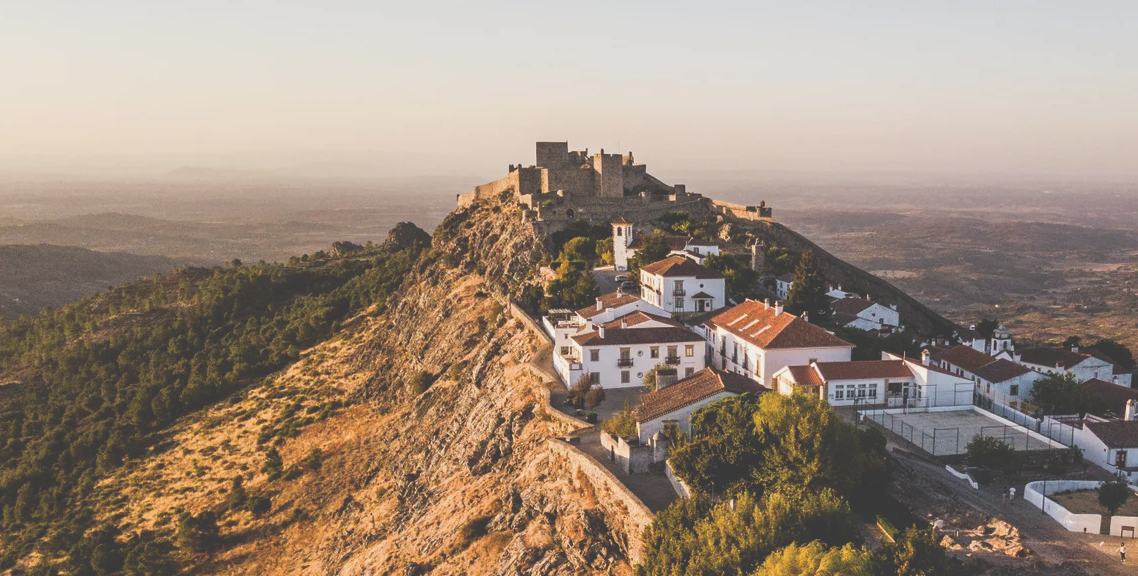
#> input picture Parte06/images/marvao/1.png, 1138 x 576 px, found by its file name
$ python main.py
#> lines starting #> are read from the running program, lines starting #| are printed output that depends on the picture; after the words box and inside, x2 and y2 are one past the last pixel; in counts of white or black regions, pixels touching at a corner belong together
#!/usr/bin/env python3
# Shebang line" specifies the interpreter.

# imports --------------------
import argparse
from random import randint
import cv2
import json
import numpy as np
import signal
import sys
from colorama import Fore, Style

def signal_handler(sig, frame):
    print('You pressed Ctrl+C!')
    sys.exit(0)


def signal_handler_term(sig, frame):
    print('You pressed Ctrl+C!')
    sys.exit(0)


def showMask(window_name, image):
    image_to_show = image.astype(np.uint8)*255
    cv2.imshow(window_name, image_to_show)

def showScaledImage(window_name, image, scale):

    # scale image then show
    resized_image = cv2.resize(image, None, fx=scale, fy=scale, interpolation=cv2.INTER_LINEAR)

    cv2.namedWindow(window_name, cv2.WINDOW_NORMAL) # test other options to see if the image window resizes . Does not work on mac!
    cv2.imshow(window_name, resized_image)

# Main function
def main(): # this is our main function
    signal.signal(signal.SIGINT, signal_handler)
    signal.signal(signal.SIGTERM, signal_handler_term)
    print("SAVI exercise")

    # -------------------------------------------------------------------------
    # Initialization
    # -------------------------------------------------------------------------

    # initialize argparser
    ap = argparse.ArgumentParser()
    ap.add_argument("-is", "--image_scale", type=float, required=False,
                    default=1.0, help="Scale of images to display", )
    ap.add_argument("-dlr", "--david_lowes_ratio", type=float, required=False,
                    default=0.5, help="David Lowe's ratio for the ratio test", )
    ap.add_argument("-nk", "--number_of_keypoints", type=int, required=False,
                    default=500, help="Number of keypoints", )
    ap.add_argument("-ip", "--image_pair", type=str, required=False,
                    default="santorini", help="Parent folder that will contain the two images 1 and 2.png", )


    args = ap.parse_args()
    args = vars(args) # transform the args into a dictionary
    print('Input args: ' + str(args))

    # Load the images
    train_image = cv2.imread('../images/' + args['image_pair'] + '/1.png')
#> train_image is the input picture: shape (576, 1138, 3); mean B, G, R 124.3, 138.9, 156
    query_image = cv2.imread('../images/' + args['image_pair'] + '/2.png')
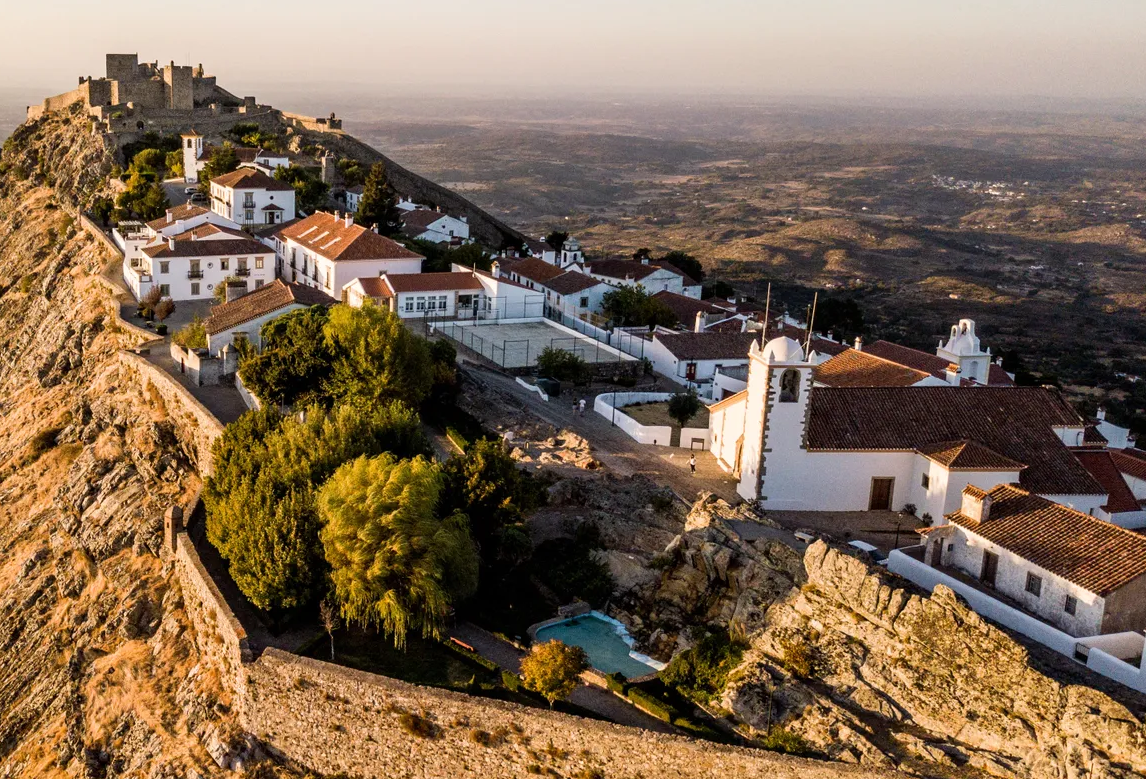
#> input picture Parte06/images/marvao/2.png, 1146 x 779 px, found by its file name
#> query_image is the input picture: shape (779, 1146, 3); mean B, G, R 83, 104.3, 126.1

    # create the gui images for displaying
    train_image_gui = train_image.copy()
    query_image_gui = query_image.copy()


    # Compute features using sift
    sift_detector = cv2.SIFT_create(nfeatures=args['number_of_keypoints'])
    t_key_points, t_descriptors = sift_detector.detectAndCompute(train_image, None)
#> t_key_points = 500 keypoints; strongest (x, y, size): (747, 299, 1.8), (776, 303, 1.8), (672, 198, 4.4), (602, 150, 2.1)
    q_key_points, q_descriptors = sift_detector.detectAndCompute(query_image, None)
#> q_key_points = 500 keypoints; strongest (x, y, size): (271, 198, 2.3), (857, 339, 2.6), (317, 211, 2), (655, 441, 1.9)

    # print('t_key_points'  + str(t_key_points))

    # Match of keypoints
    index_params = dict(algorithm=1, trees = 15)
    search_params = dict(checks= 50)
    flann_matcher = cv2.FlannBasedMatcher(index_params, search_params)

    # Do the actual matching
    # k is the number of matches to return (to be changed later)
    # Now we want to get not only the best matche, but also the second best match
    two_best_matches = flann_matcher.knnMatch(q_descriptors, t_descriptors, k=2)
#> two_best_matches = 500 matches

    matches = []
    for best_match_idx, two_best_match_tuple in enumerate(two_best_matches):

        best_match = two_best_match_tuple[0] # best match is the first in the tuple
        second_best_match = two_best_match_tuple[1] # best match is the second in the tuple


        # Using David Lowe's ratio test we discard matches in which the best and second best are very close
        if best_match.distance < args['david_lowes_ratio'] * second_best_match.distance:
            matches.append(best_match) # Add the match to the list
        else:
            continue # so we do not draw the circles in the train and query images

        # Get tehe train and query indexes of the match
        t_idx = best_match.trainIdx
        q_idx = best_match.queryIdx

        # Get the coordinates of the keypoins of that match
        t_x, t_y = int(t_key_points[t_idx].pt[0]), int(t_key_points[t_idx].pt[1])
        q_x, q_y = int(q_key_points[q_idx].pt[0]), int(q_key_points[q_idx].pt[1])

        color = randint(0,255), randint(0,255), randint(0,255)
        cv2.circle(train_image_gui, (t_x,t_y), 55, color, 2)
        cv2.circle(query_image_gui, (q_x,q_y), 55, color, 2)
#> this loop made 500 passes
#> (t_idx, t_x, t_y, q_x, q_y, color) on passes 1 to 3: (18, 1127, 407, 697, 319, (197, 215, 20)), (426, 994, 348, 564, 260, (132, 248, 207)), (457, 653, 354, 223, 266, (155, 244, 183))
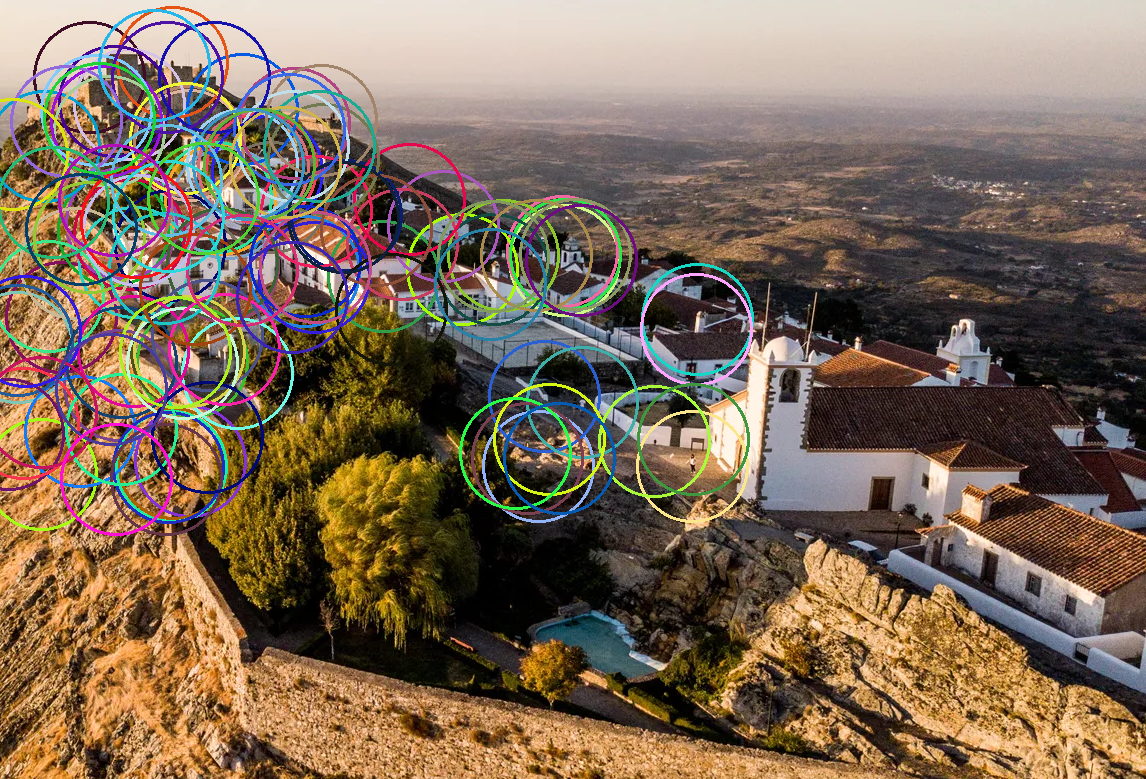
#> query_image_gui: shape (779, 1146, 3); 10.58% of pixels changed, all inside (x1, y1, x2, y2) = (0, 6, 754, 536)
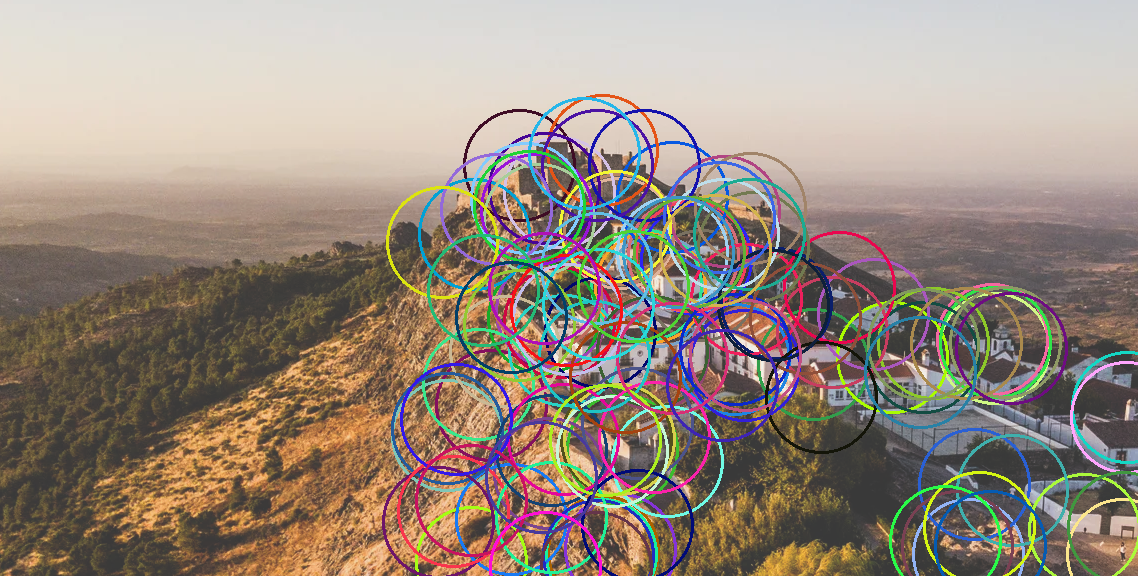
#> train_image_gui: shape (576, 1138, 3); 13.93% of pixels changed, all inside (x1, y1, x2, y2) = (382, 94, 1138, 576)
#> after the loop, matches = 167 matches


    # use an opencv function to draw the matches
    matches_images = cv2.drawMatches(query_image_gui, q_key_points, train_image_gui, t_key_points, matches, None)
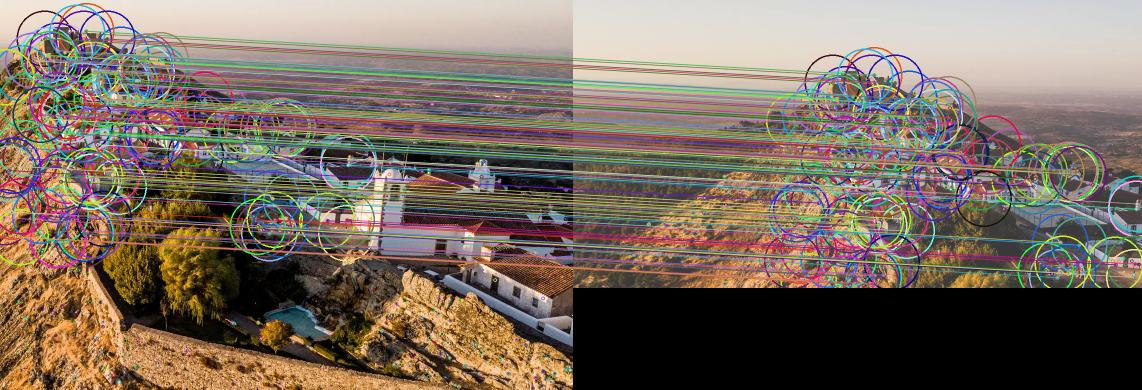
#> matches_images: shape (779, 2284, 3) (shown at 1/2 size); mean B, G, R 96.6, 109.2, 122.6


    # Compute the transformation ---------------------------------------------


    # first we need to create special matrices (numpy arrays ) that opencv's findhomography requires
    # Must create a numpy array of size (n,1,2) to describe the keypoints from query and train images
    n = len(matches)
#> n = 167
    t_key_points_nparray = np.ndarray((n,1,2), dtype=np.float32 )
#> t_key_points_nparray = 167 rows, first 8: [-9.23e-23, 4.56e-41], [-9.23e-23, 4.56e-41], [5.84, 3.1e-41], [5.84, 3.1e-41], [-4.62e-23, 4.56e-41], [1.4e-45, 0], [nan, nan], [0, 0]
    q_key_points_nparray = np.ndarray((n,1,2), dtype=np.float32 )
#> q_key_points_nparray = 167 rows, first 8: [-9.23e-23, 4.56e-41], [-9.23e-23, 4.56e-41], [6.24, 3.1e-41], [6.24, 3.1e-41], [66.59, 3.1e-41], [66.66, 3.1e-41], [66.73, 3.1e-41], [66.8, 3.1e-41]


    # Now we travel the matches list and fill out these arrays
    for match_idx, match in enumerate(matches):

        t_idx = match.trainIdx
        q_idx = match.queryIdx

        # Get the x,y of the keypoint in the train and query images
        t_x, t_y = t_key_points[t_idx].pt[0], t_key_points[t_idx].pt[1]
        q_x, q_y = q_key_points[q_idx].pt[0], q_key_points[q_idx].pt[1]

        # Add the x,y values to the arrays
        t_key_points_nparray[match_idx, 0, 0] = t_x
        t_key_points_nparray[match_idx, 0, 1] = t_y

        q_key_points_nparray[match_idx, 0, 0] = q_x
        q_key_points_nparray[match_idx, 0, 1] = q_y
#> this loop made 167 passes
#> (t_idx, q_idx, t_x, t_y, q_x, q_y) on passes 1 to 3: (18, 0, 1127.6, 407.5, 697.6, 319.4), (426, 1, 994.8, 348.4, 564.8, 260.5), (457, 2, 653.9, 354.4, 223.6, 266.3)
#> after the loop, q_key_points_nparray = 167 rows, first 8: [697.6, 319.4], [564.8, 260.5], [223.6, 266.3], [223.6, 266.3], [383.2, 276.5], [383.2, 276.5], [271.5, 197.6], [271.5, 197.6]; t_key_points_nparray = 167 rows, first 8: [1127.6, 407.5], [994.8, 348.4], [653.9, 354.4], [653.9, 354.4], [813.2, 364.5], [813.2, 364.5], [701.4, 285.6], [701.4, 285.6]

    H, _ = cv2.findHomography(q_key_points_nparray, t_key_points_nparray, cv2.RANSAC)
#> H = [[1, 0.000266, 430], [6.37e-05, 1, 87.99], [1.07e-07, 4.18e-07, 1]]

    print('H=\n\n\n' + str(H)+ '\n\n\n')
#| H=
#| [[1.00031004e+00 2.65724339e-04 4.29950624e+02]
#|  [6.37176477e-05 1.00022908e+00 8.79871985e+01]
#|  [1.06751846e-07 4.17819250e-07 1.00000000e+00]]

    # Apply transformation H to the query image to get it transformed into the same coordinate system as the train image


    # Because in the case of Machu pichu the query image is contained inside the train image, the output_width and output_height are
    # the size of the train image
    output_width = train_image.shape[1]
#> output_width = 1138
    output_height = train_image.shape[0]
#> output_height = 576

    query_image_transformed = cv2.warpPerspective(query_image, H, (output_width, output_height))


    train_image_float = train_image.astype(float)
    query_image_transformed_float = query_image_transformed.astype(float)
    w = 0.5

    # ---------------------------------------------------------------------
    # Merge the train image and the query_image_transformed
    # Approach 1: Naive fusion. the iamge gets darker
    # ---------------------------------------------------------------------


    # mosaic_float = weight * train_image_float + (1 - weight ) * query_image_transformed_float

    # mosaic = mosaic_float.astype(np.uint8)

    # ---------------------------------------------------------------------
    # Approach Diniz
    # ---------------------------------------------------------------------
    # Find a way to see  waht are the valid pixels (region) in the query_iamge_transformed
    # Merge train + query_fusion_transformed only in that valud region.
    # In the other regions (where query image _transformed is invalid), use the pixels values of the train image

    query_image_transformed_gray = cv2.cvtColor(query_image_transformed, cv2.COLOR_RGB2GRAY)

    mask_valid_bool = np.logical_not(query_image_transformed_gray == 0)
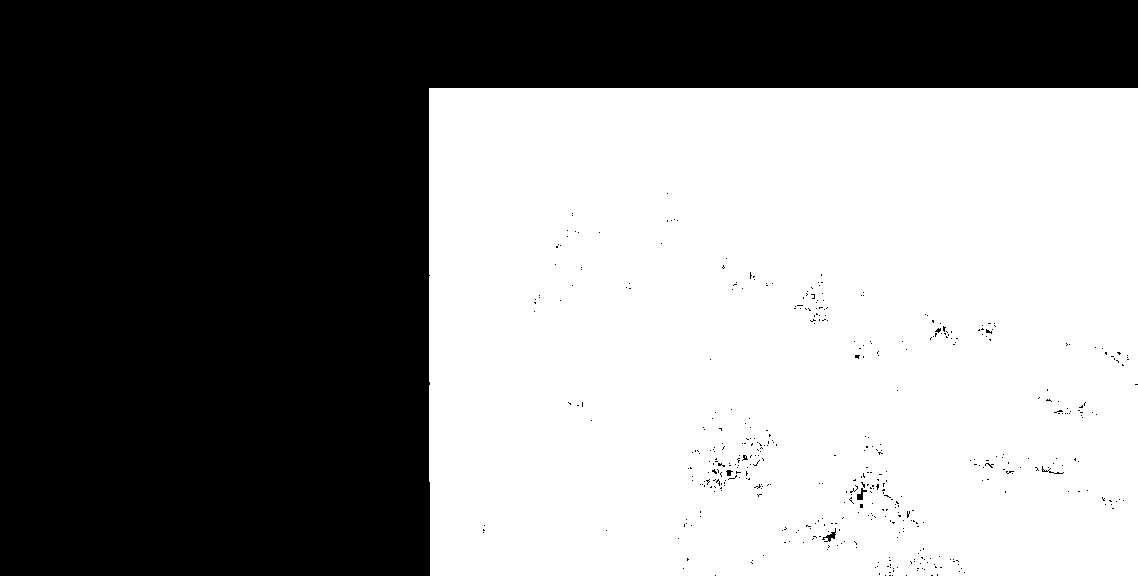
#> mask_valid_bool: shape (576, 1138) bool; 52.6% white; 456 black regions (451 under 20 px), largest, box (x1, y1, x2, y2) and area: (0, 0, 1138, 576) 309594, (822, 528, 836, 542) 67, (857, 488, 867, 500) 56, (1042, 466, 1064, 474) 36, (726, 470, 733, 476) 27
    mask_valid = mask_valid_bool.astype(np.uint8)*255

    # we start by creating a copy of the train image which guarantees thatll the pixels in the invalid
    # (and valid) regiosn are the same as the train

    mosaic_float = train_image_float.copy()
    mosaic_float[mask_valid_bool] =  w * train_image_float[mask_valid_bool] + (1-w) * query_image_transformed_float[mask_valid_bool]
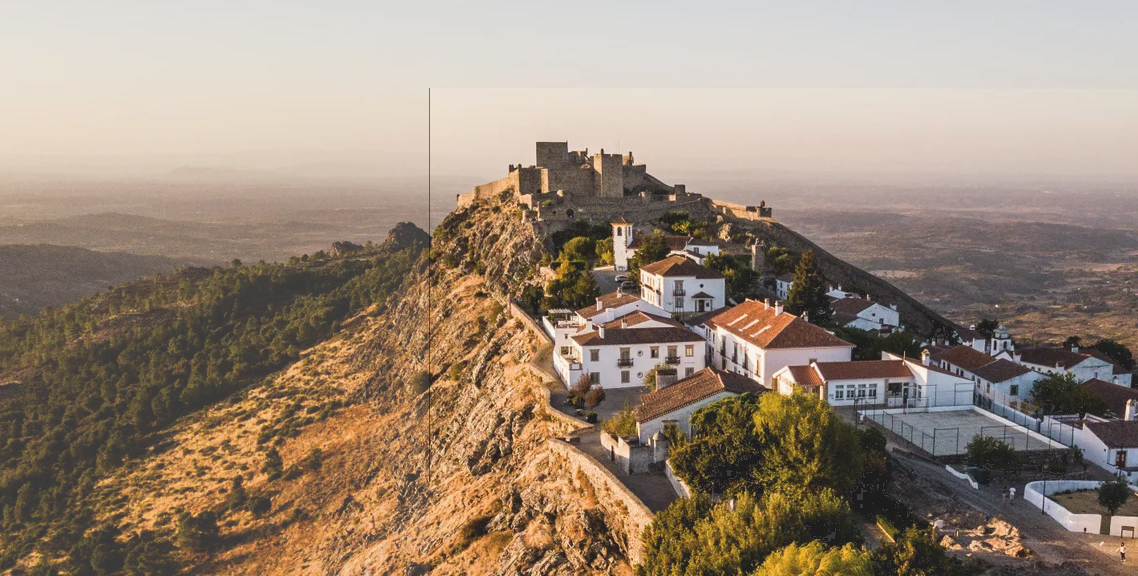
#> mosaic_float: shape (576, 1138, 3) float64; mean B, G, R 120.4, 136.7, 154
    mosaic = mosaic_float.astype(np.uint8)


    # [25 lines of commented-out code are left out]


    showScaledImage('Train', train_image_gui, args['image_scale'])
    showScaledImage('Query Transformed', query_image_transformed, args['image_scale'])
    # showScaledImage('Query', query_image_gui, args['image_scale'])
    # showScaledImage('Matches', matches_images, args['image_scale'])
    showScaledImage('Mask valid', mask_valid, args['image_scale'])
    showScaledImage('Mosaic', mosaic, args['image_scale'])


    cv2.waitKey(0)


if __name__ == "__main__":
    main()
